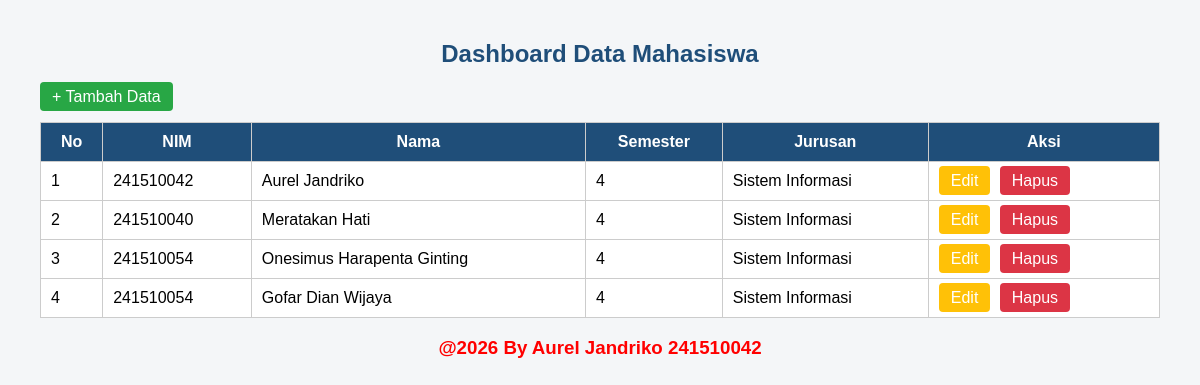
The page / on the database its author committed.
### tables this page shows
CREATE TABLE `mahasiswa` (
  `id` int(11) NOT NULL,
  `nim` varchar(20) NOT NULL,
  `nama` varchar(100) NOT NULL,
  `semester` varchar(20) NOT NULL,
  `jurusan` varchar(50) NOT NULL
);

### index.php (the view, shortened to what this page needs)
<?php include "config.php"; ?>
<!DOCTYPE html>
<html lang="id">
<head>
</head>
<body>
    <h2>Dashboard Data Mahasiswa</h2>
    <p><a class="btn btn-add" href="create.php">+ Tambah Data</a></p>
    <table>
        <tr>
            <th>No</th>
            <th>NIM</th>
            <th>Nama</th>
            <th>Semester</th>
            <th>Jurusan</th>
            <th>Aksi</th>
        </tr>
        <?php
        $no = 1;
        $query = mysqli_query($conn, "SELECT * FROM mahasiswa ORDER BY id ASC");
        while ($row = mysqli_fetch_assoc($query)) {
        ?>
        <tr>
            <td><?php echo $no++; ?></td>
            <td><?php echo $row['nim']; ?></td>
            <td><?php echo $row['nama']; ?></td>
            <td><?php echo $row['semester']; ?></td>
            <td><?php echo $row['jurusan']; ?></td>
            <td>
                <a class="btn btn-edit" href="edit.php?id=<?php echo $row['id']; ?>">Edit</a>
                <a class="btn btn-delete" href="delete.php?id=<?php echo $row['id']; ?>"
                   onclick="return confirm('Yakin hapus data ini?');">Hapus</a>
            </td>
        </tr>
        <?php } ?>
    </table>
</body>
<footer>
    <h3> @2026 By Aurel Jandriko 241510042 </h3>
</footer>
</html>

### index.php (style rules this page uses)
body { font-family: Arial, sans-serif; background: #f4f6f8; margin: 40px; }
h2 { color: #1f4e79; text-align: center; }
h3 { color : #FF0000; text-align: center; }
table { width: 100%; border-collapse: collapse; background: #fff; }
th, td { border: 1px solid #ccc; padding: 10px; }
th { text-align: center; background: #1f4e79; color: #fff; }
td { text-align: left; }
a.btn { padding: 6px 12px; text-decoration: none; border-radius: 4px; color: #fff; margin-right: 5px; }
.btn-add { background: #28a745; }
.btn-edit { background: #ffc107; color: #000; }
.btn-delete { background: #dc3545; }

### rows shown on the page
mahasiswa: nim "241510042", nama "Aurel Jandriko", semester "4", jurusan "Sistem Informasi"
mahasiswa: nim "241510040", nama "Meratakan Hati", semester "4", jurusan "Sistem Informasi"
mahasiswa: nim "241510054", nama "Onesimus Harapenta Ginting", semester "4", jurusan "Sistem Informasi"
mahasiswa: nim "241510054", nama "Gofar Dian Wijaya", semester "4", jurusan "Sistem Informasi"
